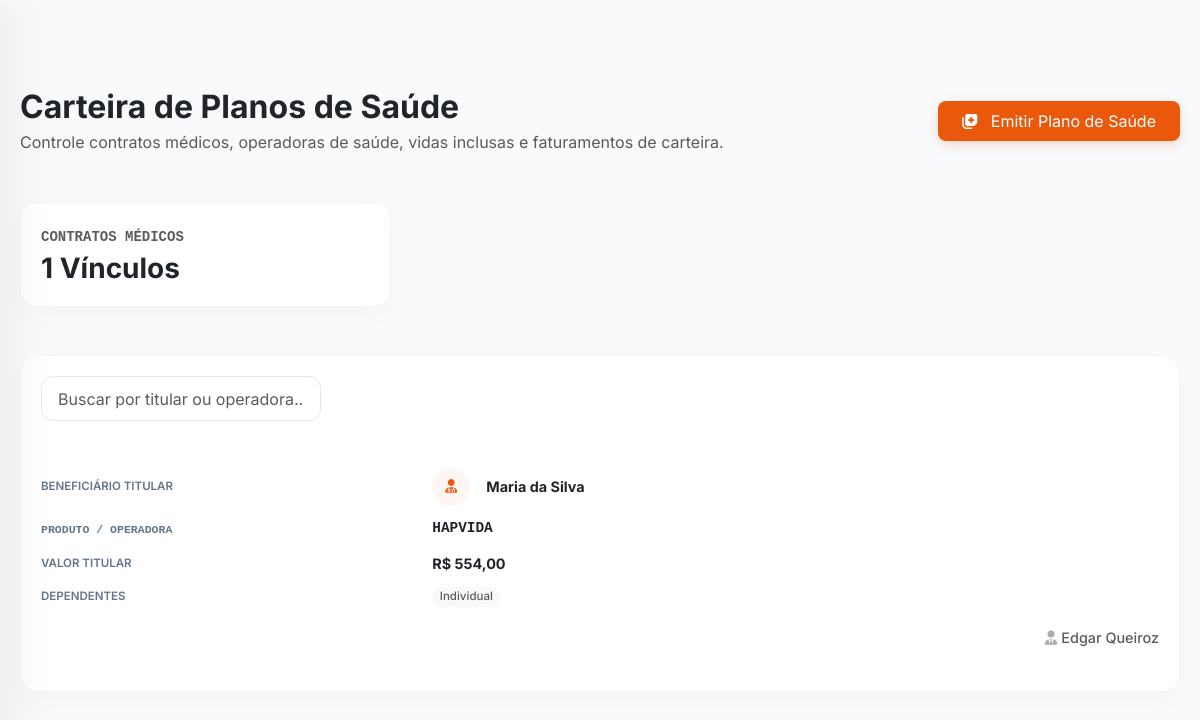
Page /plano_saude.php (signed in) on the committed database.
### tables this page shows
CREATE TABLE IF NOT EXISTS `plano_saude` (
  `id` int NOT NULL AUTO_INCREMENT,
  `cliente_id` int NOT NULL,
  `corretor_id` int NOT NULL,
  `grade_comissao_id` int NOT NULL,
  `plano` varchar(100) NOT NULL,
  `valor_titular` decimal(10,2) NOT NULL,
  `tem_dependentes` enum('Sim','Não') DEFAULT 'Não',
  `criado_em` timestamp NULL DEFAULT CURRENT_TIMESTAMP,
  PRIMARY KEY (`id`),
  KEY `cliente_id` (`cliente_id`),
  KEY `corretor_id` (`corretor_id`)
);

CREATE TABLE IF NOT EXISTS `clientes` (
  `id` int NOT NULL AUTO_INCREMENT,
  `nome_completo` varchar(150) NOT NULL,
  `cpf` varchar(14) DEFAULT NULL,
  `data_nascimento` date DEFAULT NULL,
  `email` varchar(150) DEFAULT NULL,
  `telefone` varchar(20) NOT NULL,
  `telefone_fixo` varchar(20) NOT NULL,
  `endereco` varchar(255) DEFAULT NULL,
  `complemento` varchar(100) DEFAULT NULL,
  `numero` varchar(20) NOT NULL,
  `bairro` varchar(100) DEFAULT NULL,
  `cidade` varchar(100) NOT NULL,
  `uf` char(2) NOT NULL,
  `cep` varchar(10) DEFAULT NULL,
  `status` enum('Ativo','Inativo') DEFAULT 'Ativo',
  `criado_em` timestamp NULL DEFAULT CURRENT_TIMESTAMP,
  `atualizado_em` timestamp NULL DEFAULT CURRENT_TIMESTAMP ON UPDATE CURRENT_TIMESTAMP,
  PRIMARY KEY (`id`),
  UNIQUE KEY `cpf` (`cpf`),
  KEY `idx_cliente_nome` (`nome_completo`),
  KEY `idx_cliente_cidade` (`cidade`)
);

CREATE TABLE IF NOT EXISTS `corretores` (
  `id` int NOT NULL AUTO_INCREMENT,
  `nome_completo` varchar(255) NOT NULL,
  `cpf` varchar(14) DEFAULT NULL,
  `fone_celular` varchar(15) NOT NULL,
  `fone_fixo` varchar(15) DEFAULT NULL,
  `endereco` varchar(255) DEFAULT NULL,
  `complemento` varchar(100) DEFAULT NULL,
  `numero` varchar(20) DEFAULT NULL,
  `bairro` varchar(100) DEFAULT NULL,
  `cep` varchar(9) DEFAULT NULL,
  `cidade` varchar(100) DEFAULT NULL,
  `uf` varchar(2) DEFAULT NULL,
  `email` varchar(255) DEFAULT NULL,
  `data_cadastro` timestamp NULL DEFAULT CURRENT_TIMESTAMP,
  `banco` varchar(100) DEFAULT NULL,
  `agencia` varchar(20) DEFAULT NULL,
  `conta` varchar(30) DEFAULT NULL,
  `pix` varchar(100) DEFAULT NULL,
  `grade_comissao_id` int DEFAULT NULL,
  `status` enum('Ativo','Inativo') DEFAULT 'Ativo',
  PRIMARY KEY (`id`),
  UNIQUE KEY `cpf` (`cpf`),
  KEY `fk_corretores_grade` (`grade_comissao_id`)
);

### plano_saude.php (the view, shortened to what this page needs)
<?php
require_once __DIR__ . '/config/conexao.php';
try {
    $querySaude = "
        SELECT
            s.*,
            cli.nome_completo as nome_cliente,
            corr.nome_completo as nome_corretor,
            (SELECT COUNT(*) FROM dependentes d WHERE d.contrato_id = s.id AND d.tipo_contrato = 'Saúde') as qtd_dependentes
        FROM plano_saude s
        INNER JOIN clientes cli ON s.cliente_id = cli.id
        INNER JOIN corretores corr ON s.corretor_id = corr.id
        ORDER BY s.id DESC
    ";
    $saudesListadas = $pdo->query($querySaude)->fetchAll(PDO::FETCH_ASSOC);
    $totalPlanos = count($saudesListadas);
} catch (PDOException $e) {
    $saudesListadas = []; $clientesSelect = []; $corretoresSelect = []; $gradesSelect = []; $totalPlanos = 0;
}
?>
<!DOCTYPE html>
<html lang="pt-BR">
<head>
    <link href="https://cdn.jsdelivr.net/npm/bootstrap@5.3.3/dist/css/bootstrap.min.css" rel="stylesheet">
    <link href="https://cdn.jsdelivr.net/npm/sweetalert2@11/dist/sweetalert2.min.css" rel="stylesheet">
    <link rel="stylesheet" href="https://cdnjs.cloudflare.com/ajax/libs/font-awesome/6.4.0/css/all.min.css">
</head>
<body>
<div class="main-content">
    <div class="d-flex justify-content-between align-items-center mb-5 flex-wrap gap-3">
        <div>
            <h2 class="fw-bold text-dark mb-1">Carteira de Planos de Saúde</h2>
            <p class="text-muted mb-0">Controle contratos médicos, operadoras de saúde, vidas inclusas e faturamentos de carteira.</p>
        </div>
        <button class="btn btn-dark rounded-3 px-4 py-2 fw-500" data-bs-toggle="modal" data-bs-target="#modalNovoSaude" style="background:#ea580c; border:none; box-shadow: 0 4px 12px rgba(234, 88, 12, 0.2);">
            <i class="fa-solid fa-notes-medical me-2"></i> Emitir Plano de Saúde
        </button>
    </div>
    <div class="row g-4 mb-5">
        <div class="col-md-4">
            <div class="card-premium py-3">
                <span class="text-uppercase text-muted font-monospace small fw-bold">Contratos Médicos</span>
                <h3 class="fw-bold text-dark mt-1 mb-0"><?= $totalPlanos ?> Vínculos</h3>
            </div>
        </div>
    </div>
    <div class="card-premium">
        <div class="mb-4">
            <input type="text" class="form-control search-box w-25" id="filtroSaude" onkeyup="filtrarSaude()" placeholder="Buscar por titular ou operadora...">
        </div>
        <div class="table-responsive">
            <table class="table table-borderless align-middle mb-0 table-premium" id="tabelaSaude">
                <tbody>
                    <?php if (empty($saudesListadas)): ?>
                        <tr>
                            <td colspan="5" class="text-center text-muted py-5">Nenhum contrato médico ativo registrado nesta base.</td>
                        </tr>
                    <?php else: ?>
                        <?php foreach ($saudesListadas as $sau): ?>
                            <tr>
                                <td data-label="Beneficiário Titular" class="fw-bold text-dark">
                                    <div class="d-flex align-items-center">
                                        <div class="rounded-circle d-flex align-items-center justify-content-center me-3" style="width: 38px; height: 38px; background: rgba(234, 88, 12, 0.05); color: #ea580c; font-size: 0.85rem; font-weight:700;">
                                            <i class="fa-solid fa-user-doctor"></i>
                                        </div>
                                        <?= htmlspecialchars($sau['nome_cliente']) ?>
                                    </div>
                                </td>
                                <td data-label="Produto / Operadora" class="text-dark fw-semibold text-uppercase font-monospace small">
                                    <?= htmlspecialchars($sau['plano']) ?>
                                </td>
                                <td data-label="Valor Titular" class="fw-bold text-dark">
                                    R$ <?= number_format($sau['valor_titular'], 2, ',', '.') ?>
                                </td>
                                <td data-label="Dependentes">
                                    <?php if ($sau['tem_dependentes'] === 'Sim'): ?>
                                        <span class="badge rounded-pill px-2.5 py-1.5 fw-medium" style="background: rgba(234, 88, 12, 0.08); color:#ea580c; font-size:0.72rem;">
                                            <i class="fa-solid fa-users me-1"></i> Familiar (<?= $sau['qtd_dependentes'] ?>)
                                        </span>
                                    <?php else: ?>
                                        <span class="badge bg-light text-muted rounded-pill px-2.5 py-1.5 fw-medium" style="font-size:0.72rem;">Individual</span>
                                    <?php endif; ?>
                                </td>
                                <td data-label="Corretor" class="text-muted small fw-medium">
                                    <i class="fa-solid fa-user-tie me-1 opacity-50"></i> <?= htmlspecialchars($sau['nome_corretor']) ?>
                                </td>
                            </tr>
                        <?php endforeach; ?>
                    <?php endif; ?>
                </tbody>
            </table>
        </div>
    </div>
</div>
</body>
</html>

### plano_saude.php (style rules this page uses)
body { font-family: 'Inter', sans-serif; background-color: #f8fafc; color: #0f172a; margin: 0; }
.main-content { padding: 3rem; min-height: 100vh; }
.card-premium { background: #fff; border: 1px solid #f1f5f9; border-radius: 20px; padding: 2rem; box-shadow: 0 10px 30px -5px rgba(0, 0, 0, 0.03); }
.search-box { border: 1px solid #e2e8f0; border-radius: 12px; padding: 0.6rem 1rem; transition: all 0.3s ease; }
.table-premium td { padding: 1.2rem 0; border-bottom: 1px solid #f8fafc; }
@media (max-width: 1200px) { .main-content { padding: 5.5rem 1.25rem 2.5rem 1.25rem !important; } }

### includes/sidebar.php (style rules this page uses)
:root { --orange-app: #ea580c; --orange-light: rgba(234, 88, 12, 0.05); --slate-dark: #0f172a; --slate-muted: #64748b; --border-color: #f1f5f9; --radius-premium: 16px; }
body, html { overflow-x: hidden !important; background-color: #f8fafc; }
.main-content { margin-left: 280px; padding: 3rem; transition: all 0.3s ease; }
@media (max-width: 1200px) { .main-content { margin-left: 0 !important; padding: 5.5rem 1.25rem 2.5rem 1.25rem !important; } }
@media (max-width: 1200px) { .card-premium { padding: 1.25rem !important; border-radius: 16px !important; } }
@media (max-width: 1200px) { .table-premium tbody tr { display: block; border-bottom: 1px solid var(--border-color); padding: 1rem 0; position: relative; } }
@media (max-width: 1200px) { .table-premium tbody tr:last-child { border-bottom: none; } }
@media (max-width: 1200px) { .table-premium tbody td { display: flex; justify-content: justify; align-items: center; padding: 0.4rem 0 !important; border: none !important; font-size: 0.9rem; } }
@media (max-width: 1200px) { .table-premium tbody td::before { content: attr(data-label); font-size: 0.72rem; font-weight: 600; text-transform: uppercase; color: var(--slate-muted); width: 35%; min-width: 100px; display: inline-block; } }
@media (max-width: 1200px) { .table-premium tbody td:last-child { justify-content: flex-end; margin-top: 0.5rem; } }
@media (max-width: 1200px) { .table-premium tbody td:last-child::before { display: none; } }

### rows in the picture
plano_saude: cliente.nome_completo "Maria da Silva", plano "HAPVIDA", valor_titular "554,00", tem_dependentes "Individual", corretor.nome_completo "Edgar Queiroz"

### other values in the picture
$totalPlanos "1"
